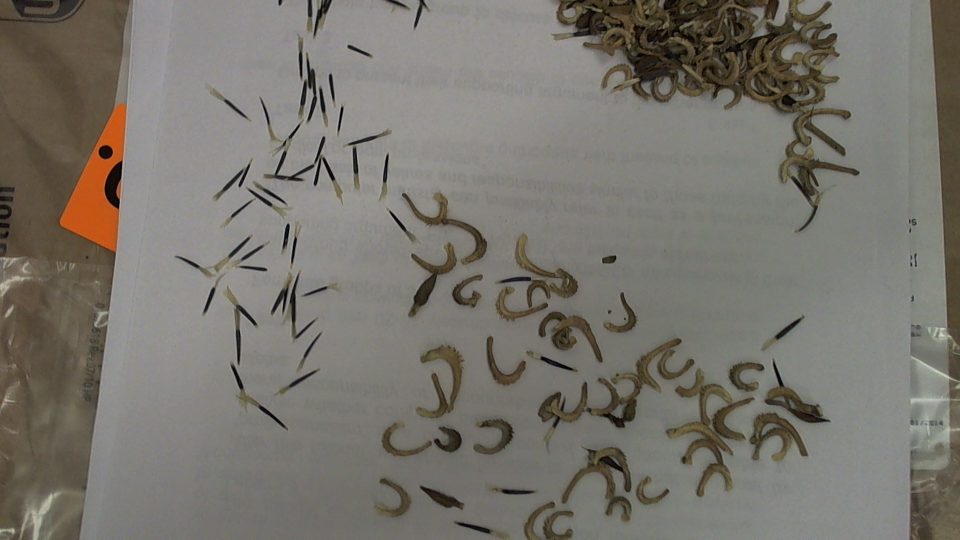
#> input picture seed_test.JPG, 1920 x 1080 px (shown at 1/2 size)
$ python Countour_test.py   (Python 2 division)
#> lines starting #> are read from the running program, lines starting #| are printed output that depends on the picture; after the words box and inside, x2 and y2 are one past the last pixel; in counts of white or black regions, pixels touching at a corner belong together
import numpy as np
import cv2
from matplotlib import pyplot as plt
camera = cv2.VideoCapture(0)
Vfile = "video.vga"

# opencv 2.41 - python 2.73

#im = camera.read()[1] # read from webcam
filename = "seed_test.JPG"
im = cv2.imread(filename)
#> im is the input picture: shape (1080, 1920, 3); mean B, G, R 109, 116.8, 120.2


threshold_value=100

while(1):
    im_live = camera.read()[1] # read from webcam
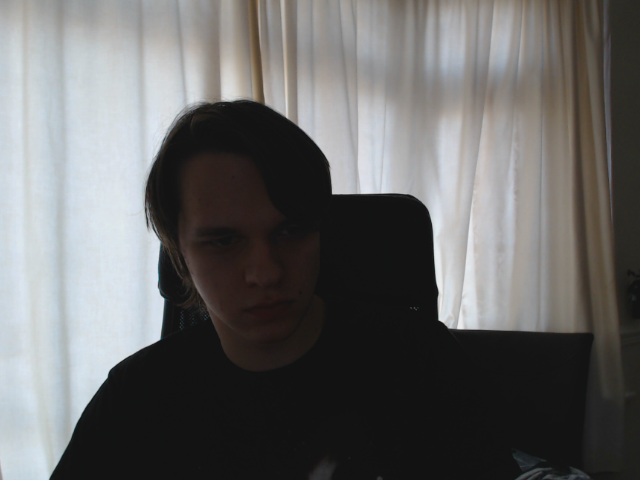
#> input picture photo.bmp, 640 x 480 px, given in place of the camera
#> im_live is the input picture: shape (480, 640, 3); mean B, G, R 103.3, 103.7, 103.9
    #im_live = cv2.medianBlur(im_live,5)
    im_gray_live = cv2.cvtColor(im_live,cv2.COLOR_BGR2GRAY)
    ret,im_BW_live = cv2.threshold(im_gray_live,threshold_value,255,0) #convert to BW
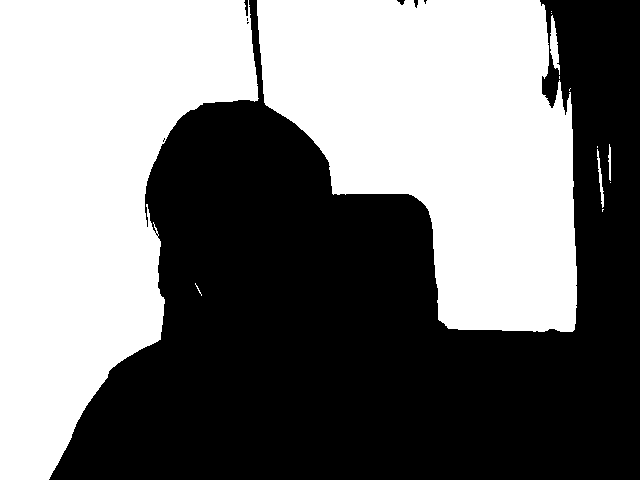
#> im_BW_live: shape (480, 640); 48.7% white; 13 white regions (8 under 20 px)
#> ret = 100
    #th3 = cv2.adaptiveThreshold(im_live,255,cv2.ADAPTIVE_THRESH_GAUSSIAN_C,cv2.THRESH_BINARY,5,2)
    cv2.imshow('BW image2',im_BW_live) # Display to window
    #cv2.imshow('adaptiveThreshold',th3)
    key=cv2.waitKey(5)
#> (key Esc is pressed here)
    if key==32:
        cv2.destroyAllWindows()
        im = camera.read()[1]
        print ("b4",im)
        #cv2.imwrite("temp.jpg",im)
        #im=cv2.imread("temp.jpg")

        print ("at",im)
        break
    if key==65364:
        threshold_value=threshold_value+5
    if key==65362:
        threshold_value=threshold_value-5

cv2.imshow("ellipse1",im)
cv2.waitKey(0)
new = im.copy()
# new_image = old_image [heght:end_heght,width:end_width]

imgray = cv2.cvtColor(im,cv2.COLOR_BGR2GRAY)
ret,thresh = cv2.threshold(imgray,threshold_value,255,0) ## determinate objects
contours, hierarchy = cv2.findContours(thresh,cv2.RETR_TREE,cv2.CHAIN_APPROX_SIMPLE)
#> contours = 18 contours, 13 with area under 20; largest, box (x1, y1, x2, y2) and area: (0, 0, 259, 480) 75868, (257, 0, 577, 332) 71952, (550, 15, 560, 75) 254, (597, 149, 604, 208) 84, (608, 144, 611, 181) 38
single_contour= contours [10]
#> single_contour = [[551, 11]]
#> (the run stopped early here; a loop or call above may not have finished)
